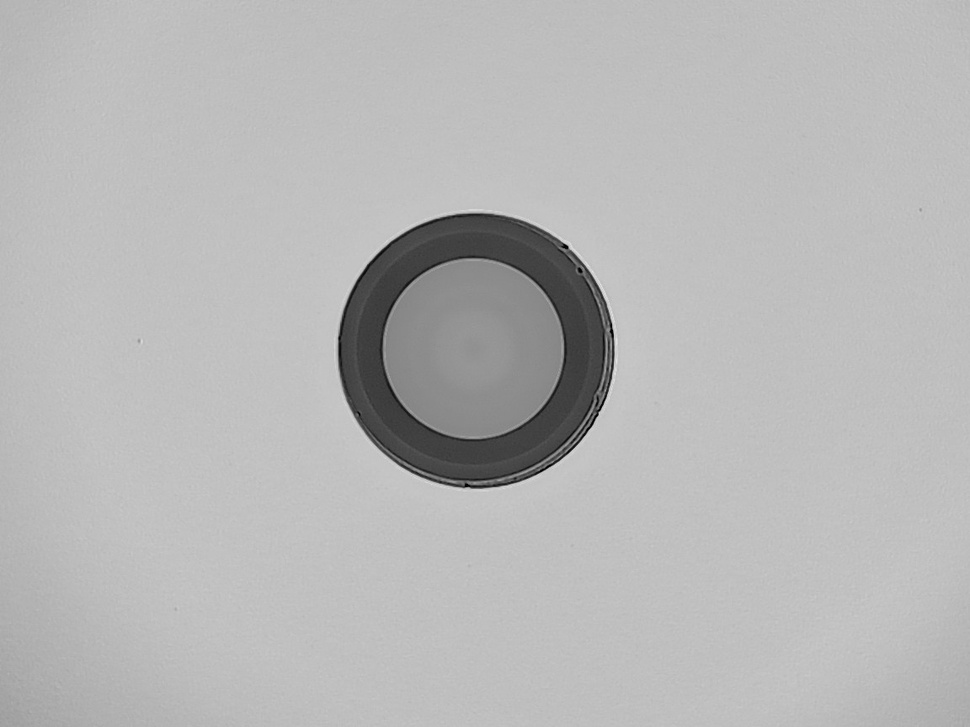
#> input picture current-process/old_version/image_batch/ima18.jpg, 970 x 727 px, shrunk from 1152 x 864 before the run
$ python adaptive-intensity-segmenter-29.py ../../current-process/old_version/image_batch/ima18.jpg
#> lines starting #> are read from the running program, lines starting #| are printed output that depends on the picture; after the words box and inside, x2 and y2 are one past the last pixel; in counts of white or black regions, pixels touching at a corner belong together
#!/usr/bin/env python3
"""
Adaptive Intensity Segmentation - Standalone Module
Extracted from fiber optic defect detection system
Automatically segments images by finding intensity peaks in histograms
"""

import cv2
import numpy as np
import os
import json
from scipy.signal import find_peaks
from pathlib import Path
import argparse


class NumpyEncoder(json.JSONEncoder):
    """JSON encoder for NumPy arrays"""
    # [8 lines left out: function default, not called in this run]


def adaptive_intensity_segmentation(image_path, peak_prominence=500, output_dir="adaptive_segmented_regions"):
    """
    Automatically segments an image by finding the most prominent intensity peaks
    in its histogram and creating separate images for each region.

    Uses CLAHE enhancement for low-contrast images and adaptive peak detection.

    Args:
        image_path (str): Path to input image
        peak_prominence (int): Minimum prominence for peak detection
        output_dir (str): Directory to save results

    Returns:
        dict: Results including center, core radius, cladding radius, and confidence
    """
#> called with peak_prominence = 500, output_dir = 'adaptive_segmented_regions'
    # Initialize result dictionary
    result = {
        'method': 'adaptive_intensity_approach',
        'image_path': image_path,
        'success': False,
        'center': None,
        'core_radius': None,
        'cladding_radius': None,
        'confidence': 0.0,
        'regions_found': 0,
        'intensity_peaks': []
    }

    # Validate input
    if not os.path.exists(image_path):
        result['error'] = f"File not found: '{image_path}'"
        return result

    # Load image
    original_image = cv2.imread(image_path, cv2.IMREAD_GRAYSCALE)
#> original_image is the input picture: shape (727, 970); min 0, max 229, mean 182.7
    if original_image is None:
        result['error'] = f"Could not read image from '{image_path}'"
        return result

    # Create output directory
    os.makedirs(output_dir, exist_ok=True)
    base_filename = os.path.splitext(os.path.basename(image_path))[0]

    try:
        # Apply CLAHE to enhance local contrast before analysis
        clahe = cv2.createCLAHE(clipLimit=2.0, tileGridSize=(8, 8))
        enhanced_image = clahe.apply(original_image)

        # Calculate histogram on the enhanced image
        histogram = cv2.calcHist([enhanced_image], [0], None, [256], [0, 256])
#> histogram = 256 values, max 55085 at index 188, min 0 at index 0, mean 2754.6
        histogram = histogram.flatten()

        # Find peaks with adaptive prominence
        peaks, properties = find_peaks(histogram, prominence=peak_prominence, width=(None, None), rel_height=1.0)
#> peaks = [61, 64, 150, 153, 155, 158, 161, 163, 183, 185, 188, 191]; properties = 7 items

        # If no peaks found, try with lower prominence
        if len(peaks) == 0:
            peaks, properties = find_peaks(histogram, prominence=peak_prominence/2, width=(None, None), rel_height=1.0)

        if len(peaks) == 0:
            result['error'] = f"No significant intensity peaks found with prominence={peak_prominence}"
            return result

        # Convert peak boundaries to standard Python integers
        left_bases = [int(x) for x in properties['left_ips']]
#> left_bases = [14, 63, 148, 152, 151, 151, 159, 162, 182, 184, 0, 190]
        right_bases = [int(x) for x in properties['right_ips']]
#> right_bases = [109, 72, 151, 154, 157, 159, 162, 164, 184, 187, 237, 191]

        intensity_ranges = list(zip(left_bases, right_bases))
#> intensity_ranges = [(14, 109), (63, 72), (148, 151), (152, 154), (151, 157), (151, 159), (159, 162), (162, 164), (182, 184), (184, 187), (0, 237), (190, 191)]
        result['intensity_peaks'] = peaks.tolist()
        result['regions_found'] = len(intensity_ranges)

        # Analyze regions and identify core/cladding
        regions_info = []

        for i, (min_val, max_val) in enumerate(intensity_ranges):
            peak_intensity = peaks[i]

            # Ensure all values are integers for cv2.inRange
            min_val = int(min_val)
            max_val = int(max_val)

            # Create mask for this intensity range
            mask = cv2.inRange(enhanced_image, min_val, max_val)

            # Find contours in this region
            contours, _ = cv2.findContours(mask, cv2.RETR_EXTERNAL, cv2.CHAIN_APPROX_SIMPLE)

            if contours:
                # Find the largest contour
                largest_contour = max(contours, key=cv2.contourArea)

                # Get enclosing circle
                (x, y), radius = cv2.minEnclosingCircle(largest_contour)

                # Calculate average intensity for region identification
                masked_pixels = enhanced_image[mask > 0]
                avg_intensity = np.mean(masked_pixels) if len(masked_pixels) > 0 else peak_intensity

                regions_info.append({
                    'center': (int(x), int(y)),
                    'radius': int(radius),
                    'avg_intensity': float(avg_intensity),
                    'peak_intensity': int(peak_intensity),
                    'area': cv2.contourArea(largest_contour),
                    'mask': mask
                })
#> this loop made 12 passes
#> (min_val, max_val, peak_intensity, largest_contour, x, y, radius, avg_intensity) on pass 11: (0, 237, 188, [[0, 0], [0, 726], [969, 726], [969, 0]], 484.5, 363, 605.4, 180.6)
#> pass 1, in adaptive_intensity_segmentation, `mask = cv2.inRange(enhanced_image, min_val, max_val)`:
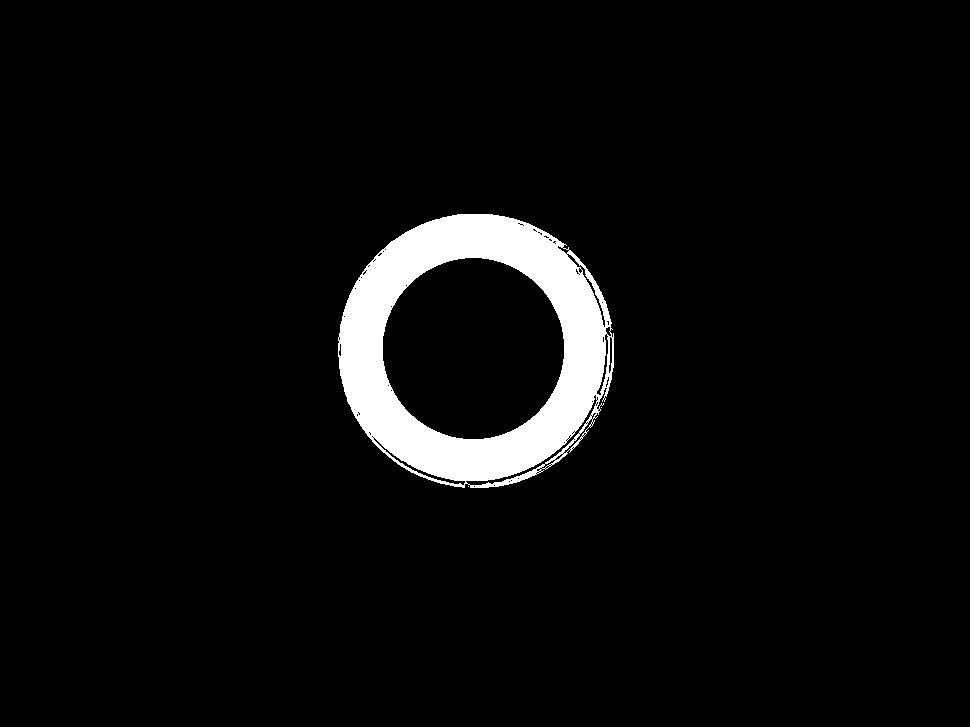
#> mask: shape (727, 970); 4.6% white; 3 white regions (2 under 20 px), largest, box (x1, y1, x2, y2) and area: (338, 214, 614, 488) 32393
#> pass 2, in adaptive_intensity_segmentation, `mask = cv2.inRange(enhanced_image, min_val, max_val)`:
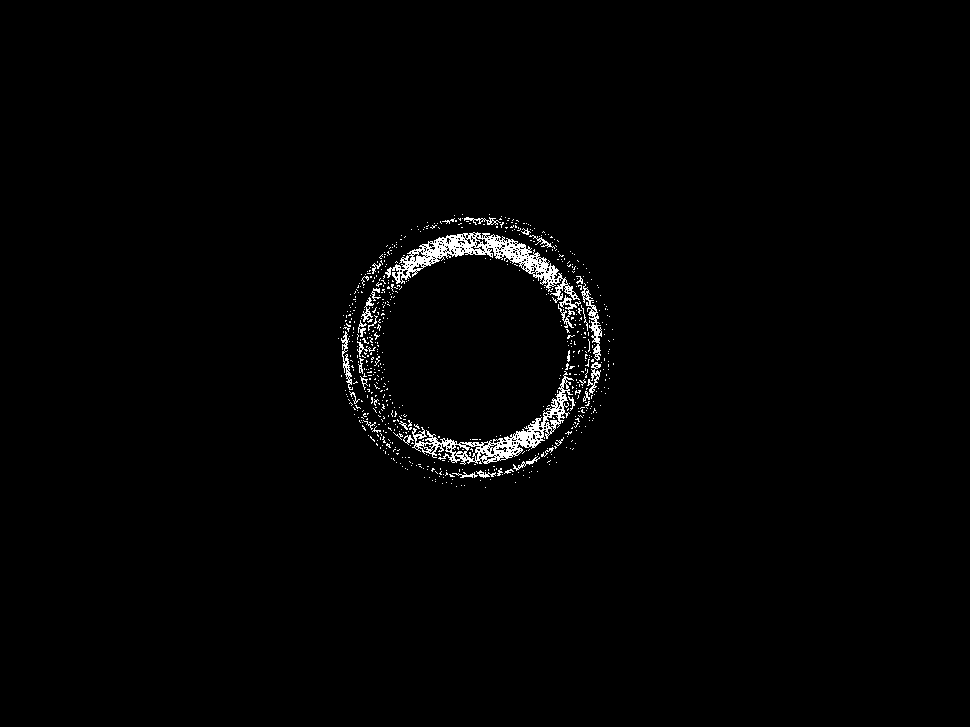
#> mask: shape (727, 970); 1.4% white in thin lines or dots, all inside (x1, y1, x2, y2) = (338, 214, 614, 488)
#> pass 3, in adaptive_intensity_segmentation, `mask = cv2.inRange(enhanced_image, min_val, max_val)`:
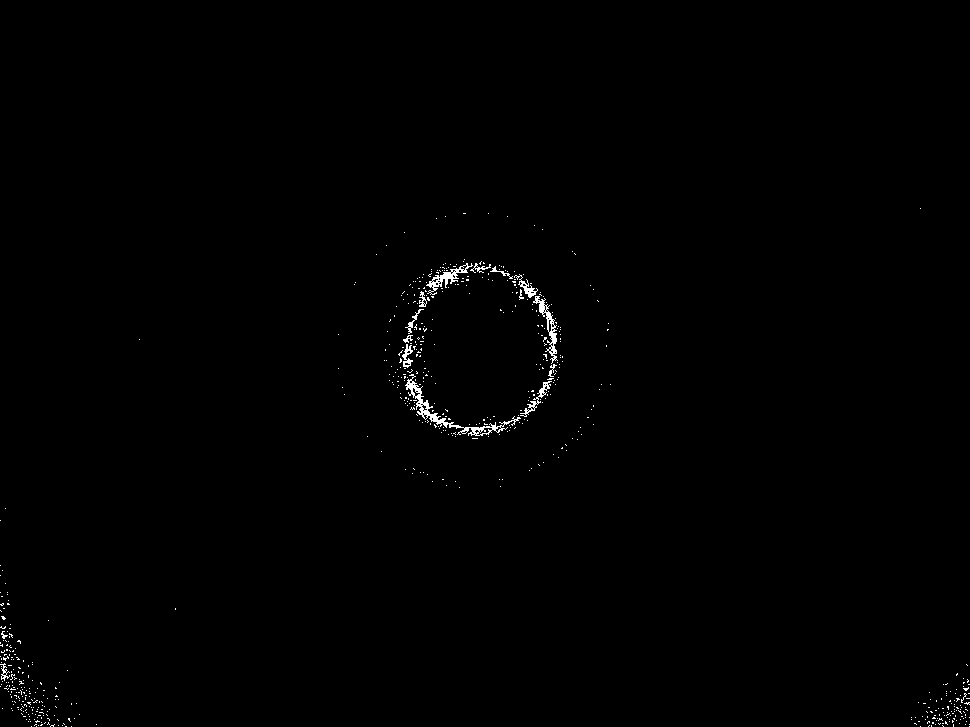
#> mask: shape (727, 970); 0.53% white in thin lines or dots, all inside (x1, y1, x2, y2) = (0, 208, 970, 727)
#> after the loop:
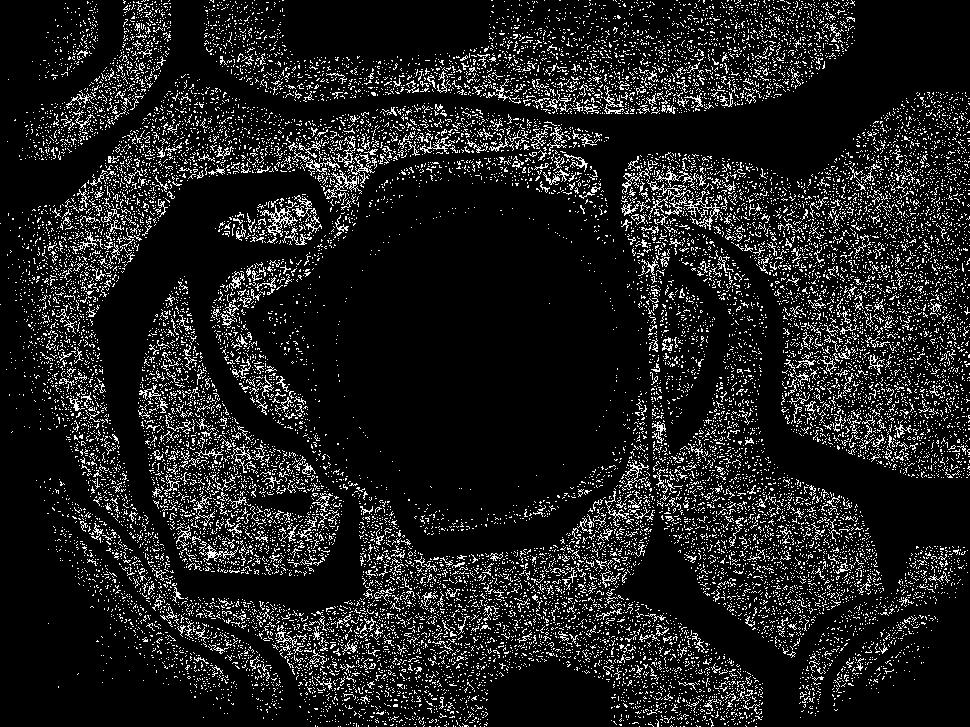
#> mask: shape (727, 970); 11.9% white in thin lines or dots
#> after the loop, regions_info = 12 items

        # Sort regions by average intensity (brightest to darkest)
        regions_info.sort(key=lambda x: x['avg_intensity'], reverse=True)

        # Identify core and cladding based on intensity and size
        if len(regions_info) >= 2:
            # Core is typically the brightest central region
            core_region = regions_info[0]
#> core_region = 6 items
            # Cladding is typically the next brightest, larger region
            cladding_region = regions_info[1]
#> cladding_region = 6 items

            result['center'] = core_region['center']
            result['core_radius'] = core_region['radius']
            result['cladding_radius'] = cladding_region['radius']
            result['success'] = True

            # Calculate confidence based on intensity separation and circularity
            intensity_separation = abs(core_region['avg_intensity'] - cladding_region['avg_intensity']) / 255.0
#> intensity_separation = 0.0193
            size_ratio = core_region['radius'] / cladding_region['radius'] if cladding_region['radius'] > 0 else 0
#> size_ratio = 0.12
            result['confidence'] = min(1.0, intensity_separation * 2 + (1 - size_ratio) * 0.5)

            # Save visualization
            if output_dir:
                visualization = cv2.cvtColor(original_image, cv2.COLOR_GRAY2BGR)

                # Draw core circle in red
                cv2.circle(visualization, core_region['center'], core_region['radius'], (0, 0, 255), 2)
                cv2.putText(visualization, 'Core',
                           (core_region['center'][0] - 20, core_region['center'][1] - core_region['radius'] - 10),
                           cv2.FONT_HERSHEY_SIMPLEX, 0.6, (0, 0, 255), 2)

                # Draw cladding circle in blue
                cv2.circle(visualization, cladding_region['center'], cladding_region['radius'], (255, 0, 0), 2)
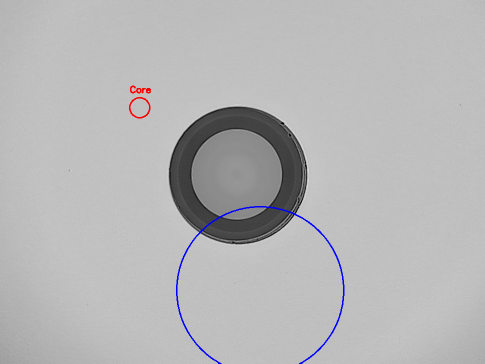
#> visualization: shape (727, 970, 3) (shown at 1/2 size); mean B, G, R 182.8, 181.9, 182.1
                cv2.putText(visualization, 'Cladding',
                           (cladding_region['center'][0] - 30, cladding_region['center'][1] + cladding_region['radius'] + 20),
                           cv2.FONT_HERSHEY_SIMPLEX, 0.6, (255, 0, 0), 2)

                # Save visualization
                vis_path = os.path.join(output_dir, f'{base_filename}_adaptive_segmentation.jpg')
                cv2.imwrite(vis_path, visualization)

                # Save individual masks
                core_path = os.path.join(output_dir, f'{base_filename}_core_mask.jpg')
                cv2.imwrite(core_path, core_region['mask'])

                cladding_path = os.path.join(output_dir, f'{base_filename}_cladding_mask.jpg')
                cv2.imwrite(cladding_path, cladding_region['mask'])
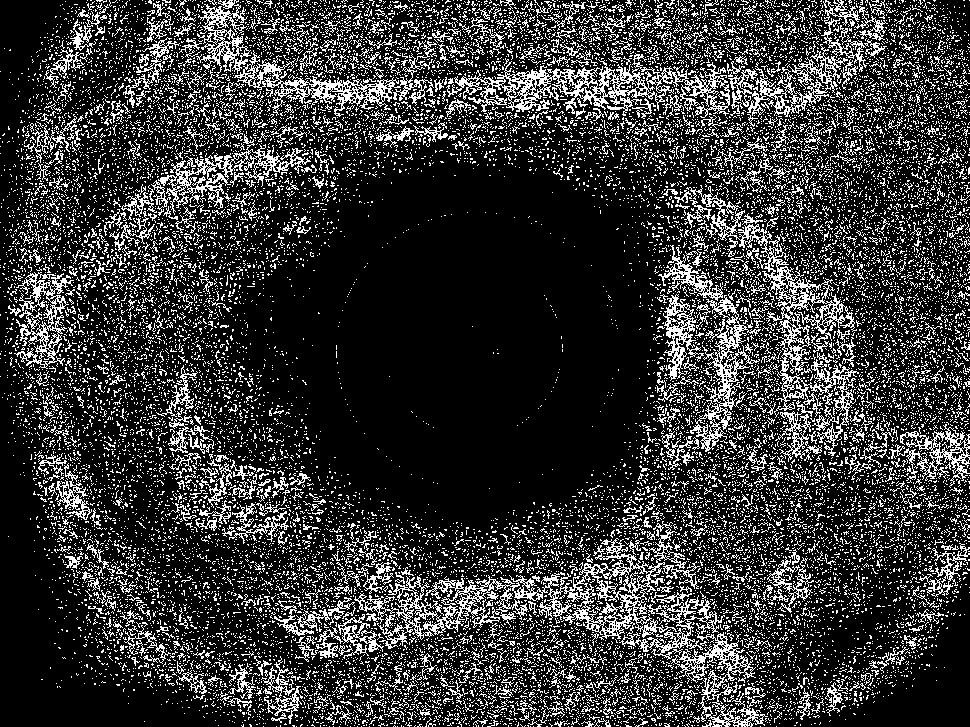
#> saved as ima18_cladding_mask.jpg: shape (727, 970); 20.9% white in thin lines or dots

        elif len(regions_info) == 1:
            # Only one region found - assume it's the core
            core_region = regions_info[0]
            result['center'] = core_region['center']
            result['core_radius'] = core_region['radius']
            result['success'] = True
            result['confidence'] = 0.5  # Lower confidence with only one region

        # Save detailed results
        result['regions_info'] = []
        for region in regions_info:
            region_copy = region.copy()
            region_copy.pop('mask', None)  # Remove mask for JSON serialization
            result['regions_info'].append(region_copy)
#> this loop made 12 passes

        if output_dir:
            result_path = os.path.join(output_dir, f'{base_filename}_adaptive_result.json')
            with open(result_path, 'w') as f:
                json.dump(result, f, indent=4, cls=NumpyEncoder)

    except Exception as e:
        result['error'] = f"Processing failed: {str(e)}"

    return result


def main():
    """Command line interface for adaptive intensity segmentation"""
    parser = argparse.ArgumentParser(description='Adaptive Intensity Segmentation for Fiber Optic Images')
    parser.add_argument('image_path', help='Path to input image')
    parser.add_argument('--peak-prominence', type=int, default=500,
                       help='Minimum prominence for peak detection (default: 500)')
    parser.add_argument('--output-dir', default='adaptive_segmented_regions',
                       help='Output directory (default: adaptive_segmented_regions)')
    parser.add_argument('--verbose', action='store_true', help='Verbose output')

    args = parser.parse_args()

    # Run segmentation
    result = adaptive_intensity_segmentation(
        image_path=args.image_path,
        peak_prominence=args.peak_prominence,
        output_dir=args.output_dir
    )
#> result = 10 items

    # Print results
    if args.verbose:
        print(json.dumps(result, indent=2, cls=NumpyEncoder))
    else:
        if result['success']:
            print(f"✓ Segmentation successful!")
            print(f"  Center: {result['center']}")
#|   Center: (279, 215)
            print(f"  Core radius: {result['core_radius']}")
#|   Core radius: 20
            print(f"  Cladding radius: {result['cladding_radius']}")
#|   Cladding radius: 167
            print(f"  Confidence: {result['confidence']:.3f}")
#|   Confidence: 0.479
            print(f"  Regions found: {result['regions_found']}")
#|   Regions found: 12
        else:
            print(f"✗ Segmentation failed: {result.get('error', 'Unknown error')}")


if __name__ == "__main__":
    main()
